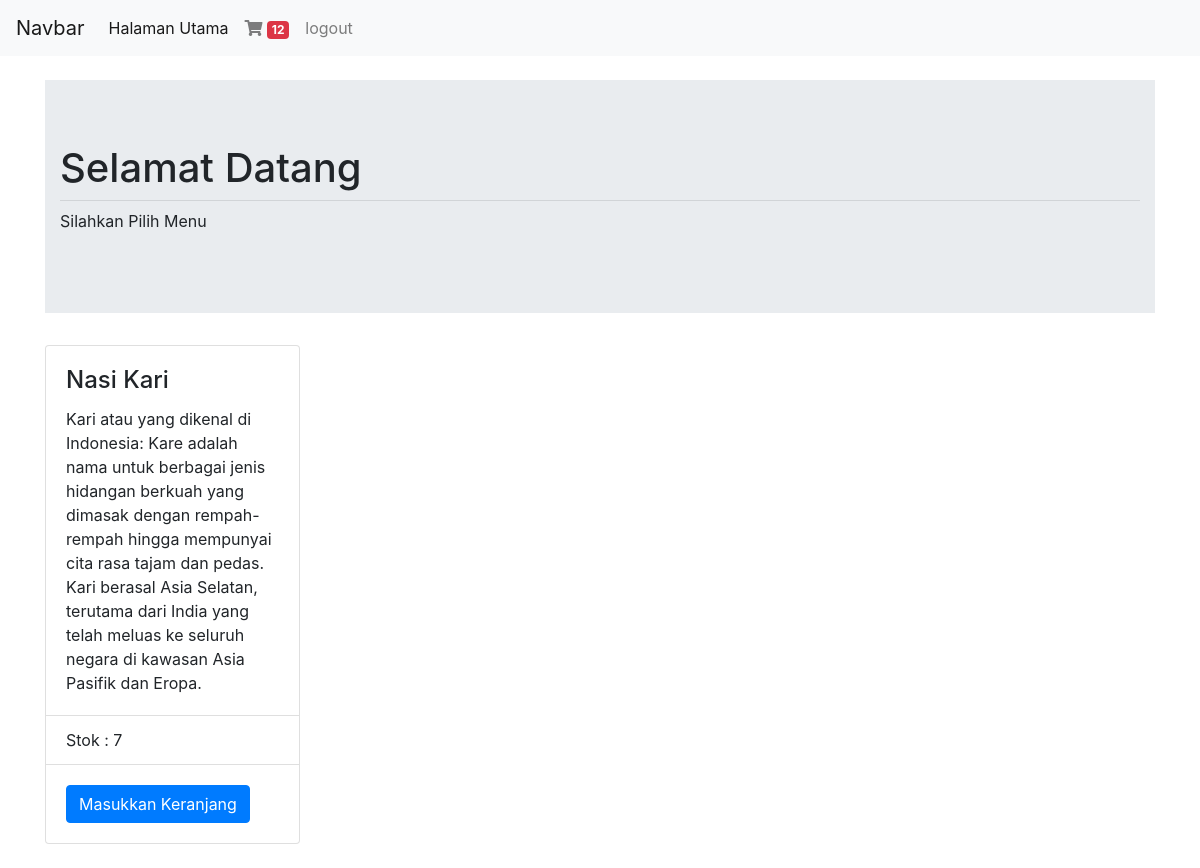
The app's page /halaman_user/halaman_user.php with its own data.
### tables this page shows
CREATE TABLE `barang` (
  `id_barang` int(11) NOT NULL,
  `nama_barang` varchar(50) NOT NULL,
  `stok` int(10) NOT NULL,
  `deskripsi` text NOT NULL,
  `gambar` varchar(100) NOT NULL
);

### halaman_user/halaman_user.php (the view, shortened to what this page needs)
<?php session_start(); require_once '../connection.php'; ?>
<!doctype html>
<html lang="en">
  <head>
    <link rel="stylesheet" href="../assets/css/bootstrap.min.css">
    <link rel="stylesheet" href="../assets/font-awesome-5/css/fontawesome-all.css">
  </head>
  <body>
    <nav class="navbar navbar-expand-md navbar-light bg-light">
      <a class="navbar-brand" href="#">Navbar</a>
      <div class="collapse navbar-collapse" id="collapsibleNavId">
        <ul class="navbar-nav mr-auto mt-2 mt-lg-0">
          <li class="nav-item active">
            <a class="nav-link" href="#">Halaman Utama <span class="sr-only">(current)</span></a>
          </li>
          <li class="nav-item">
            <a class="nav-link" href="#">
              <i class="fas fa-shopping-cart"></i> <span class="badge badge-danger">12</span></a>
          </li>
          <li class="nav-item">
            <a class="nav-link" href="#">
              logout
            </a>
          </li>
        </ul>
      </div>
    </nav>
    <br>
    <div class="container">
      <div class="jumbotron jumbotron-fluid">
          <div class="container">
            <h1>Selamat Datang <?= $_SESSION['username'] ?></h1>
            <hr class="my-2">
            <p>Silahkan Pilih Menu</p>
          </div>
        </div>
      <div class="row">
          <?php
          $query = "SELECT * FROM barang";
          $sql = $connect->query($query);
          while($data = $sql->fetch_array()){
          ?>
          <div class="col-md-3">
            <div class="card">
              <div class="card-body">
                <h4 class="card-title"><?= $data['nama_barang'] ?></h4>
                <p class="card-text"><?= $data['deskripsi'] ?></p>
                </div>
                <ul class="list-group list-group-flush">
                  <li class="list-group-item">Stok : <?= $data['stok'] ?></li>
                </ul>
                <div class="card-body">
                  <a href="#" class="btn btn-primary">Masukkan Keranjang</a>
                </div>
              </div>
          </div>
            <?php } ?>
      </div>
      <br>
    </div>
  </body>
</html>

### records on screen
barang: nama_barang "Nasi Kari", deskripsi "Kari atau yang dikenal di Indonesia: Kare adalah nama untuk berbagai jenis hidangan berkuah yang dimasak dengan rempah-rempah hingga mempunyai cita rasa tajam dan pedas. Kari berasal Asia Selatan, terutama dari India yang telah meluas ke seluruh negara di kawasan Asia Pasifik dan Eropa.", stok "7"
